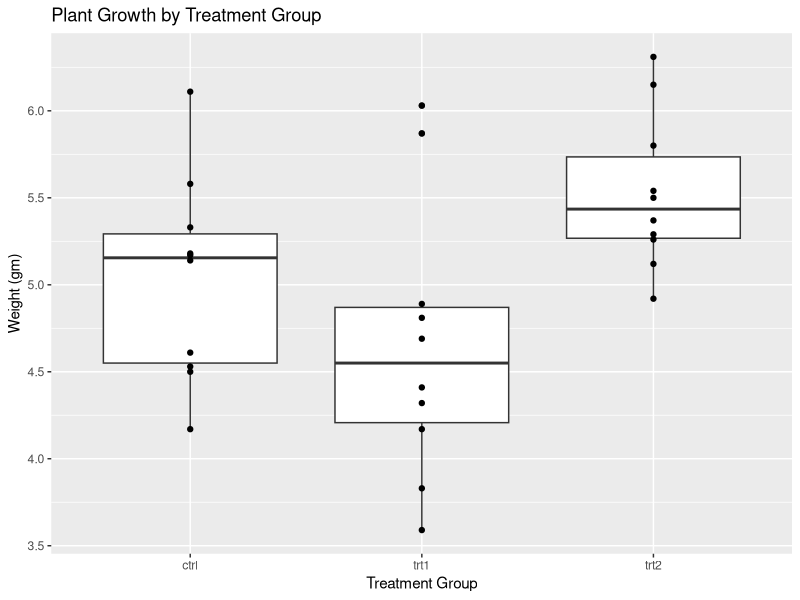
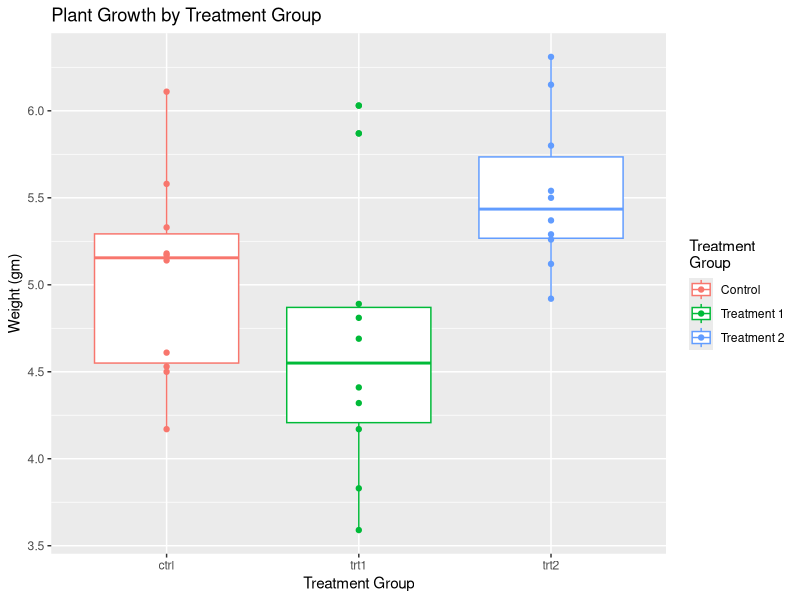
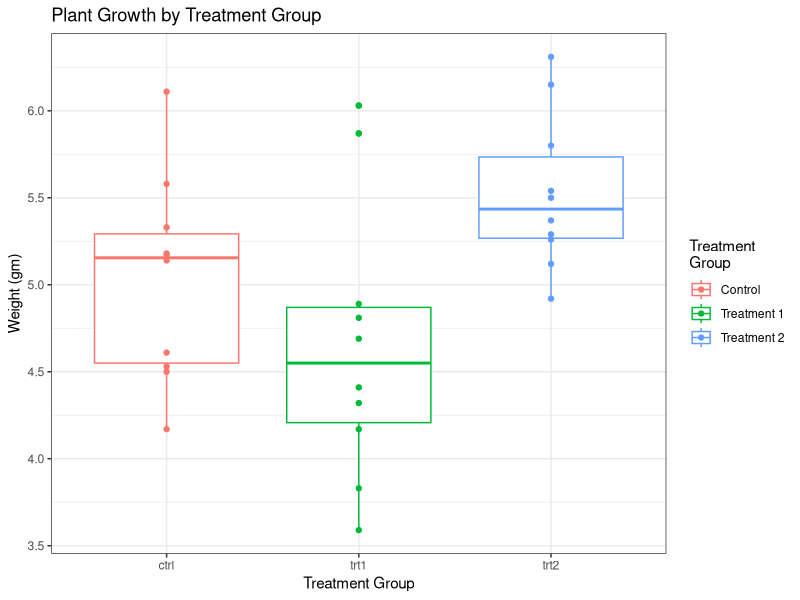
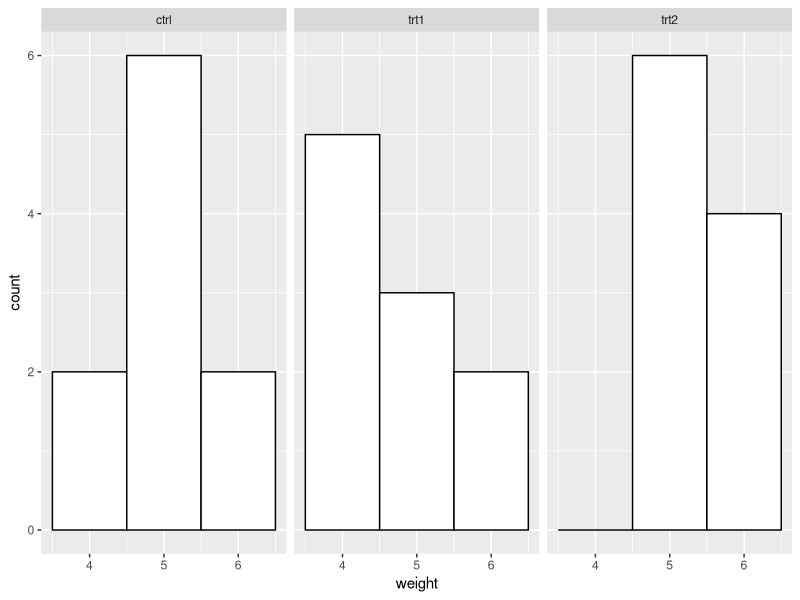

Write the R code that produced these figures, in order.
## ---- chunk 1
data(PlantGrowth)
head(PlantGrowth) #check for data
## ---- chunk 2
library(ggplot2)

ggplot(PlantGrowth, aes(x = group, y = weight)) +
  geom_boxplot() +
  geom_point() +
  labs(title="Plant Growth by Treatment Group", x="Treatment Group", y="Weight (gm)")

## ---- chunk 3
library(ggplot2)

ggplot(PlantGrowth, aes(x = group, y = weight, color = group)) +
  geom_boxplot() +
  geom_point() +
  scale_color_discrete(name = "Treatment\nGroup", labels = c("Control", "Treatment 1", "Treatment 2"))+
  labs(title="Plant Growth by Treatment Group", x="Treatment Group", y="Weight (gm)")

## ---- chunk 4
library(ggplot2)

ggplot(PlantGrowth, aes(x = group, y = weight, color = group)) +
  geom_boxplot() +
  geom_point() +
  scale_color_discrete(name = "Treatment\nGroup", labels = c("Control", "Treatment 1", "Treatment 2")) +
  labs(title="Plant Growth by Treatment Group", x="Treatment Group", y="Weight (gm)") +
theme_bw()
## ---- chunk 5
ggplot(PlantGrowth, aes(x=weight)) +
  geom_histogram(binwidth = 1, color = "black", fill = "white") +
  facet_wrap(~ group, nrow = 1)
  
